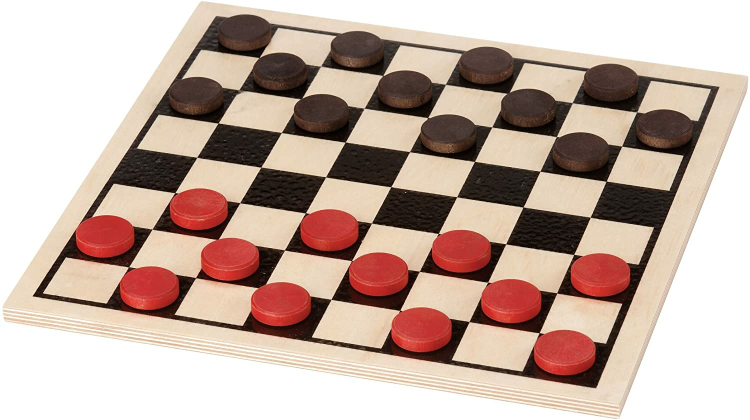
#> input picture ChessboardDetect/input/check0.png, 1500 x 840 px (shown at 1/2 size); its folder holds only this picture in this run
$ jupyter execute --allow-errors FindChessboards.ipynb   (shell and % lines are left out)   (older library calls are emulated)
#> lines starting #> are read from the running program, lines starting #| are printed output that depends on the picture; after the words box and inside, x2 and y2 are one past the last pixel; in counts of white or black regions, pixels touching at a corner belong together
Load all images from `input/`, rescaling to max 500x500px and converting to grayscale.

[cell 1]
%pylab inline
from IPython.display import Image, display
import PIL.Image
import matplotlib.image as mpimg
import scipy.ndimage
import cv2 # For Sobel etc
import glob
np.set_printoptions(suppress=True, linewidth=200) # Better printing of arrays
plt.rcParams['image.cmap'] = 'jet' # Default colormap is jet

[cell 2]
filenames = glob.glob('input/*')
print(len(filenames))

[cell 3]
from matplotlib.pyplot import figure, imshow, axis
from matplotlib.image import imread

# hSize = 20
# wSize = 15
col = 4

def showImagesMatrix(image_arr, col=10, cmap_='Greys_r', wSize=15, hSize=20):
    fig = figure( figsize=(wSize, hSize))
    n = len(image_arr)
    row = n/col
    if (n%col != 0):
        row += 1
    for i in range(n):
        a=fig.add_subplot(row,col,i+1)
        image = image_arr[i]
        imshow(image, cmap=cmap_)
        axis('off')

[cell 4]
# Load all images (after rescaling and grayscale)
img_arr = []
for i in range(len(filenames)):
    filename = filenames[i]

    img_orig = PIL.Image.open(filename)
#> img_orig is the input picture: PIL image 1500x840 RGB; mean R, G, B 195.6, 174, 163.3
    img_width, img_height = img_orig.size
#> img_width = 1500; img_height = 840

    # Resize
    aspect_ratio = min(500.0/img_width, 500.0/img_height)
#> aspect_ratio = 0.333
    new_width, new_height = ((np.array(img_orig.size) * aspect_ratio)).astype(int)
#> new_width = 500; new_height = 280
    img = img_orig.resize((new_width,new_height), resample=PIL.Image.BILINEAR)
    img = img.convert('L') # grayscale
#> img: PIL image 500x280 L
    img = np.array(img)
    img = cv2.blur(img, (3,3)) # Blur it
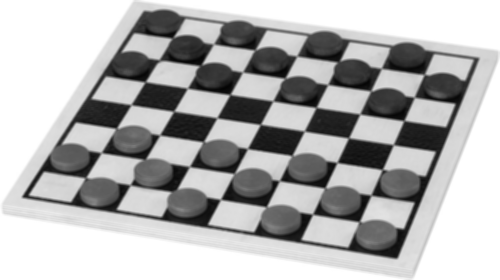
#> img: shape (280, 500); min 4, max 255, mean 179.2
    img_arr.append(img)

showImagesMatrix(img_arr,col)
#> (the call stopped at in showImagesMatrix, `fig = figure( figsize=(wSize, hSize))`: IPython is not available in this run)

[cell 5]
grad_mags = []
grad_phases = []

#> (the rest of this cell did not finish here and is left out)

[cell 6]
showImagesMatrix(grad_mags, col=5, cmap_='Greys_r')
#> (the call stopped at in showImagesMatrix, `fig = figure( figsize=(wSize, hSize))`: IPython is not available in this run)

[cell 7]
showImagesMatrix(grad_phases, col=5, cmap_='jet')
#> (the call stopped at in showImagesMatrix, `fig = figure( figsize=(wSize, hSize))`: IPython is not available in this run)

Saddle detect http://citeseerx.ist.psu.edu/viewdoc/download?doi=10.1.1.87.5833&rep=rep1&type=pdf

[cell 8]
def getSaddle(gray_img):
    img = gray_img.astype(np.float64)
    gx = cv2.Sobel(img,cv2.CV_64F,1,0)
    gy = cv2.Sobel(img,cv2.CV_64F,0,1)
    gxx = cv2.Sobel(gx,cv2.CV_64F,1,0)
    gyy = cv2.Sobel(gy,cv2.CV_64F,0,1)
    gxy = cv2.Sobel(gx,cv2.CV_64F,0,1)

    S = gxx*gyy - gxy**2
    return S

[cell 9]
# [17 lines left out: function nonmax_sup, not called in this run]

[cell 10]
# [11 lines of commented-out code are left out]

[cell 11]
def pruneSaddle(s):
    thresh = 128
    score = (s>0).sum()
    while (score > 10000):
        thresh = thresh*2
        s[s<thresh] = 0
        score = (s>0).sum()

#> (a cell that did not finish here is left out)

[cell 13]
saddles = []
#> (the rest of this cell did not finish here and is left out)

[cell 14]
showImagesMatrix(saddles, col=5)
#> (the call stopped at in showImagesMatrix, `fig = figure( figsize=(wSize, hSize))`: IPython is not available in this run)

[cell 15]
s = saddles[0].copy()

plt.figure(figsize=(10,10))
#> (this line was passed over: IPython is not available in this run)
imshow(s,  cmap='Greys_r')
#> (this line was passed over: IPython is not available in this run)
# plt.hist(s[:])

[cell 16]
def simplifyContours(contours):
  for i in range(len(contours)):
    # Approximate contour and update in place
    contours[i] = cv2.approxPolyDP(contours[i],0.04*cv2.arcLength(contours[i],True),True)

# [121 lines left out: functions is_square, getAngle, getContourVals, pruneContours, not called in this run]

[cell 17]
def getContours(img, edges, iters=10):
    # Morphological Gradient to get internal squares of canny edges.
    kernel = cv2.getStructuringElement(cv2.MORPH_ELLIPSE,(3,3))
    edges_gradient = cv2.morphologyEx(edges, cv2.MORPH_GRADIENT, kernel)
    contours, hierarchy = cv2.findContours(edges_gradient, cv2.RETR_CCOMP, cv2.CHAIN_APPROX_SIMPLE)

    simplifyContours(contours)

    return np.array(contours), hierarchy[0]

[cell 18]
# [23 lines left out: function updateCorners, not called in this run]


img = img_arr[0].copy()
s = saddles[0]
edges = cv2.Canny(img, 20, 250)
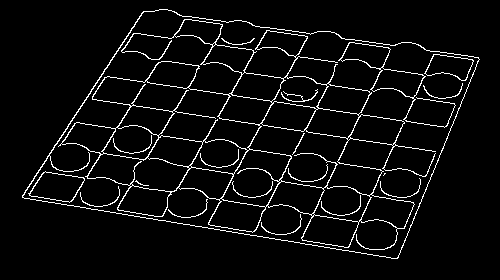
#> edges: shape (280, 500); 5.1% white in thin lines or dots, all inside (x1, y1, x2, y2) = (22, 9, 480, 259)

#> (the rest of this cell did not finish here and is left out)

#> in getContours, `edges_gradient = cv2.morphologyEx(edges, cv2.MORPH_GRADIENT, kernel)`:
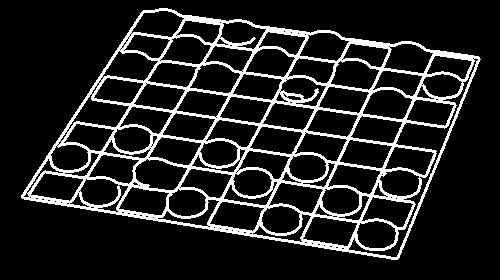
#> edges_gradient: shape (280, 500); 13.6% white; 1 white region
#> in getContours, `contours, hierarchy = cv2.findContours(edges_gradient, cv2.RETR_CCOMP,..`: contours = 177 contours, 89 with area under 20; largest, box (x1, y1, x2, y2) and area: (21, 8, 481, 260) 76222, (348, 58, 479, 258) 2220, (134, 158, 188, 191) 1172, (302, 216, 358, 247) 1124, (209, 201, 265, 232) 1087
#> after the loop in simplifyContours, `for i in range(len(contours)):`: contours = 177 contours, 90 with area under 20; largest, box (x1, y1, x2, y2) and area: (21, 10, 481, 260) 74418, (349, 58, 478, 257) 3046, (68, 93, 130, 129) 1301, (134, 158, 188, 191) 1076, (302, 216, 358, 247) 1072

contours, hierarchy = pruneContours(contours_all, hierarchy, s)

c = contours[2]
c2 = updateCorners(c, s)
# print(c2)

plt.figure(figsize=(10,10))
img = img / 2
# cv2.drawContours(img,[c],-1,155,-1) # Fill mask with 1's inside contour
# img[saddle!=0] /= 2
cv2.drawContours(img,[c2],-1,255,-1) # Fill mask with 1's inside contour
imshow(img, cmap='Greys_r');

#> (a cell that did not finish here is left out)

[cell 20]
img = img_arr[0].copy()
s = saddles[0]
edges = cv2.Canny(img, 20, 250)


#> (the rest of this cell did not finish here and is left out)


contours, hierarchy = pruneContours(contours_all, hierarchy, s)
# print(contours.shape)
# print(contours.tolist())
plt.figure(figsize=(10,10))
img = img / 2
# cv2.drawContours(img,contours_all,-1,150,3) # Fill mask with 1's inside contour
cv2.drawContours(img,contours,-1,255,-1) # Fill mask with 1's inside contour
cv2.drawContours(img,contours,-1,150,0) # Fill mask with 1's inside contour
# for i in range(len(contours)):
#     cv2.putText(img, '%d' % i, (contours[i,0,0,0], contours[i,0,0,1]-6), cv2.FONT_HERSHEY_SIMPLEX, 0.5, 255)
imshow(img, cmap='Greys_r');

[cell 21]
annotated_imgs = []
#> (the rest of this cell did not finish here and is left out)

[cell 22]
adj_arr = []
#> (the rest of this cell did not finish here and is left out)

[cell 23]
showImagesMatrix(adj_arr, col=5, wSize=10, hSize=10)
#> (the call stopped at in showImagesMatrix, `fig = figure( figsize=(wSize, hSize))`: IPython is not available in this run)

$ run again, on ChessboardDetect/input/check12.jpg
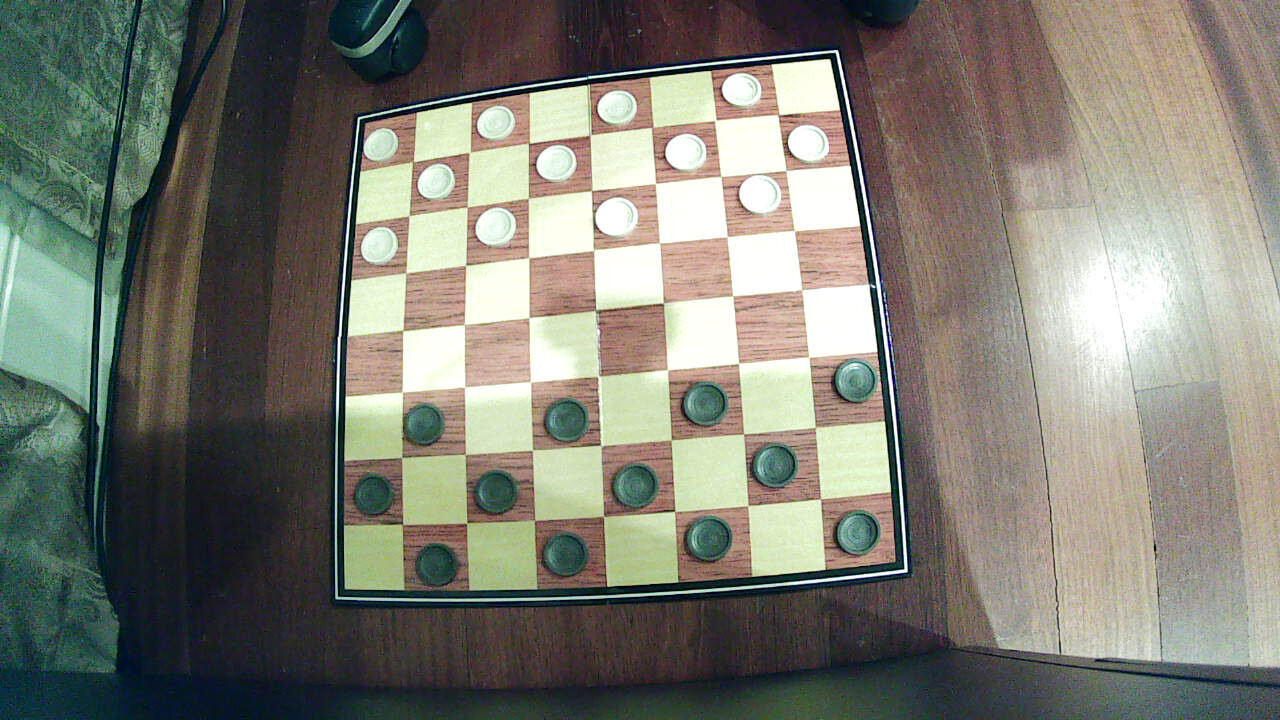
#> input picture ChessboardDetect/input/check12.jpg, 1280 x 720 px
#> img_orig is the input picture: PIL image 1280x720 RGB; mean R, G, B 124.3, 123.9, 113.7
#> edges: shape (281, 500); 6.1% white in thin lines or dots
#> in getContours, `edges_gradient = cv2.morphologyEx(edges, cv2.MORPH_GRADIENT, kernel)`:
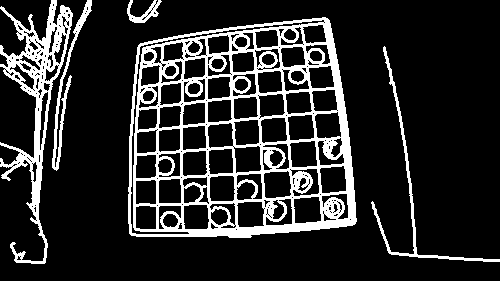
#> edges_gradient: shape (281, 500); 16.9% white; 5 white regions
#> in getContours, `contours, hierarchy = cv2.findContours(edges_gradient, cv2.RETR_CCOMP,..`: contours = 330 contours, 207 with area under 20; largest, box (x1, y1, x2, y2) and area: (128, 17, 357, 238) 44046, (0, 0, 73, 264) 5234, (130, 19, 325, 235) 1148, (371, 46, 500, 262) 756, (263, 170, 292, 199) 686
#> after the loop in simplifyContours, `for i in range(len(contours)):`: contours = 330 contours, 211 with area under 20; largest, box (x1, y1, x2, y2) and area: (131, 18, 356, 236) 40988, (0, 0, 57, 263) 7196, (384, 46, 500, 262) 2952, (132, 19, 324, 234) 650, (233, 145, 262, 174) 634

$ run again, on ChessboardDetect/input/check13.jpg
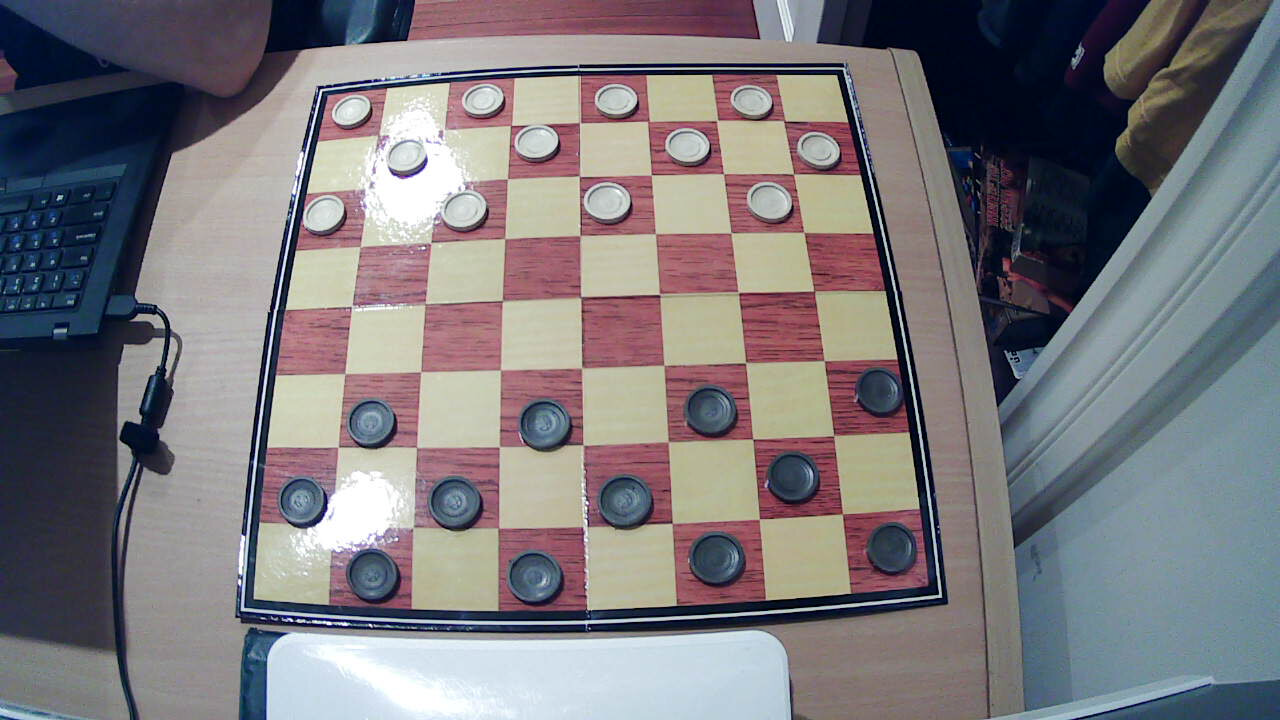
#> input picture ChessboardDetect/input/check13.jpg, 1280 x 720 px
#> img_orig is the input picture: PIL image 1280x720 RGB; mean R, G, B 122.7, 119.9, 124.2
#> edges: shape (281, 500); 7% white in thin lines or dots
#> in getContours, `edges_gradient = cv2.morphologyEx(edges, cv2.MORPH_GRADIENT, kernel)`:
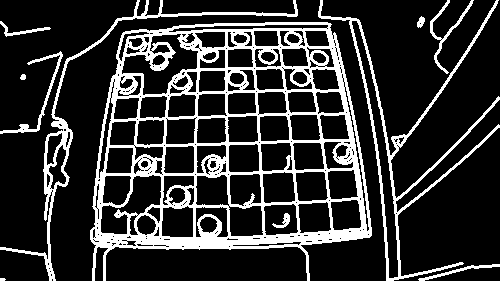
#> edges_gradient: shape (281, 500); 19.5% white; 11 white regions (1 under 20 px)
#> in getContours, `contours, hierarchy = cv2.findContours(edges_gradient, cv2.RETR_CCOMP,..`: contours = 341 contours, 218 with area under 20; largest, box (x1, y1, x2, y2) and area: (90, 22, 372, 281) 55988, (318, 0, 500, 281) 4748, (0, 0, 298, 281) 2598, (351, 20, 399, 279) 2322, (121, 33, 199, 96) 2040
#> after the loop in simplifyContours, `for i in range(len(contours)):`: contours = 341 contours, 231 with area under 20; largest, box (x1, y1, x2, y2) and area: (92, 23, 372, 281) 56034, (320, 0, 500, 281) 11061, (0, 0, 296, 281) 6831, (124, 33, 198, 96) 1838, (100, 176, 162, 235) 1514
